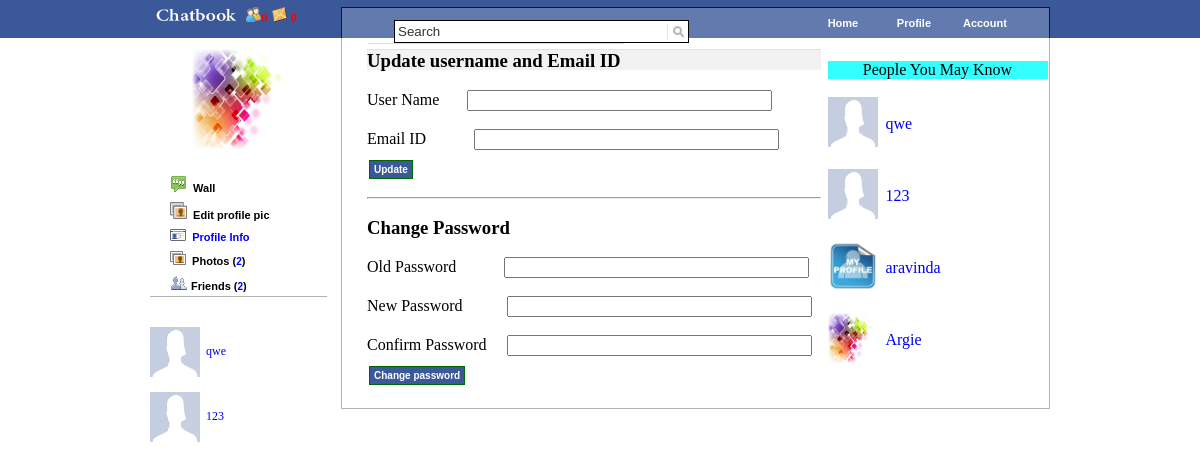
Screenshot of /accountsettings.php (signed in) with the database file from the repository.
### tables this page shows
CREATE TABLE IF NOT EXISTS `friendlist` (
  `friends_id` int(11) NOT NULL AUTO_INCREMENT,
  `firstname` varchar(30) NOT NULL,
  `lastname` varchar(30) NOT NULL,
  `address` varchar(80) NOT NULL,
  `contact_no` int(14) NOT NULL,
  `website` text NOT NULL,
  `gender` varchar(6) NOT NULL,
  `addby` text NOT NULL,
  `status` varchar(30) NOT NULL,
  `location` varchar(100) NOT NULL,
  PRIMARY KEY (`friends_id`)
);

CREATE TABLE IF NOT EXISTS `members` (
  `member_id` int(11) NOT NULL AUTO_INCREMENT,
  `UserName` varchar(10) NOT NULL,
  `Password` varchar(16) NOT NULL,
  `FirstName` varchar(30) NOT NULL,
  `LastName` varchar(30) NOT NULL,
  `Address` varchar(200) NOT NULL,
  `ContactNo` varchar(14) NOT NULL,
  `Url` varchar(100) NOT NULL,
  `Status_ID` int(11) NOT NULL,
  `Birthdate` varchar(20) NOT NULL,
  `Gender` varchar(6) NOT NULL,
  `DateAdded` datetime NOT NULL,
  `Relationship_ID` int(14) NOT NULL,
  `profImage` varchar(100) NOT NULL,
  `curcity` varchar(50) NOT NULL,
  `hometown` varchar(50) NOT NULL,
  `Interested` varchar(30) NOT NULL,
  `language` varchar(30) NOT NULL,
  `college` varchar(100) NOT NULL,
  `highschool` varchar(100) NOT NULL,
  `experiences` varchar(200) NOT NULL,
  `arts` text NOT NULL,
  `aboutme` text NOT NULL,
  `month` varchar(4) NOT NULL,
  `day` varchar(2) NOT NULL,
  `year` varchar(4) NOT NULL,
  PRIMARY KEY (`member_id`)
);

### accountsettings.php (the view, shortened to what this page needs)
<!DOCTYPE html PUBLIC "-//W3C//DTD XHTML 1.0 Transitional//EN" "http://www.w3.org/TR/xhtml1/DTD/xhtml1-transitional.dtd">
<html xmlns="http://www.w3.org/1999/xhtml">
<head>
<link href="format.css" rel="stylesheet" type="text/css" />
</head>
<body>
<div class="main">
   <?php
 include("top.php");
 ?>
  <div class="left">
<?php
 include("profilesidebar.php") ; ?>
  </div>
  <div class="right">
    <div class="rightleft">
      <div class="EDUC">
       <?php
        if(isset($_POST[submit]))
        {
			echo "<h3>User account updated successfully...<br><br>
			<a href='accountsettings.php'>Continue</a>
			</h3>";
		}
		else
		{
			?>
        <form action="" method="post" enctype="multipart/form-data">
  <h3>Update username and Email ID</h3><br />
  <p>
    <label for="name">User Name &nbsp;&nbsp;&nbsp;&nbsp;&nbsp;</label>
    <input name="name" type="text" id="name" size="35" />
  </p>
  <br />
  <p>
    <label for="name2">Email ID &nbsp;&nbsp;&nbsp;&nbsp;&nbsp;&nbsp;&nbsp;&nbsp;&nbsp;&nbsp;</label>
    <input name="name2" type="text" id="name2" size="35" />
  </p>
  <p>
    <input type="submit" name="submit" id="submit" value="Update"  class="greenButton"/>
  </p>
        </form>
        <?php
		}
		?>
        <br />
        <hr /><br />
        <?php
        if(isset($_POST[submit1]))
        {
			echo "<h3>Password updated successfully...<br><br><a href='accountsettings.php'>Continue</a>
			</h3>";
		}
		else
		{
			?>
        <form action="" method="post" enctype="multipart/form-data">
  <h3>Change Password</h3><br />
  <p>Old Password
    <label for="name">&nbsp;&nbsp;&nbsp;&nbsp;&nbsp;&nbsp;&nbsp;&nbsp;&nbsp;&nbsp;</label>
    <input name="name" type="text" id="name" size="35" />
  </p>
  <br />
  <p>New Password
    <label for="name2">&nbsp;&nbsp;&nbsp;&nbsp;&nbsp;&nbsp;&nbsp;&nbsp;&nbsp;</label>
    <input name="name2" type="text" id="name2" size="35" />
  </p><br />
  <p>Confirm Password&nbsp;&nbsp;&nbsp;&nbsp;
    <input name="name3" type="text" id="name3" size="35" />
  </p>
  <p>
    <input type="submit" name="submit1" id="submit1" value="Change password"  class="greenButton"/>
  </p>
        </form>
<?php
		}
		?>
</div>
    </div>
	<div class="rightright">
	  <div class="rightright1">People You May Know</div>
	  <div class="rightright2">
	  <?php
$result = mysql_query("SELECT * FROM members ORDER BY RAND() LIMIT 4");
echo "<br />";
while($row = mysql_fetch_array($result))
  {
  echo '<table width="125" height="50" border="0" cellspacing="0" cellpadding="0" align="center">';
  echo '<tr>';
  echo '<td width="50px" colspan="0" rowspan="3" align="left" valign="top">';
  echo "<img width=50 height=50 alt='Unable to View' src='" . $row["profImage"] . "'>";
  echo '</td>';
  echo '<td height="16">&nbsp;</td>';
  echo '</tr>';
  echo '<tr>';
  echo '<td height="17">';
  echo '<div align="left">';
  echo '<a href=friendsprofile1.php?id=' . $row["member_id"] . '>' . $row['FirstName'] . '</a>';
  echo '</div>';
  echo '</td>';
  echo '</tr>';
  echo '<tr>';
  echo '<td height="16">&nbsp;</td>';
  echo ' </tr>';
  echo '</table>';
  echo '<br>';
  }
?>
	  </div>
	</div>
  </div>
</div>
</body>
</html>

### top.php (shortened to what this page needs)
<div class="lefttop">
  <div class="lefttopleft"><a href="lol.php"><img src="images/logo.jpg" width="94" height="21" /></a></div>
  <div class="lefttoright">
  <a href="confirm.php"><img src="images/Untitled-1.png" width="15" height="15" border="0" /></a><?php
$result = mysql_query("SELECT * FROM friendlist WHERE firstname='".$_SESSION['SESS_FIRST_NAME'] ."' and status='pending' ORDER BY firstname ASC");
	$numberOfRows = MYSQL_NUMROWS($result);
	echo '<font size="2" color="red"><b>' . $numberOfRows . '</b></font>';
	?>
		<a href="unread.php"><img src="images/messages.png" width="15" height="15" border="0" /></a>
		<?php
$result = mysql_query("SELECT * FROM messages WHERE receiver='".$_SESSION['SESS_FIRST_NAME'] ."' and status='pending' ORDER BY receiver ASC");
	$numberOfRows = MYSQL_NUMROWS($result);
	echo '<font size="2" color="red"><b>' . $numberOfRows. '</b></font>';
	?>
  </div>
</div>
	  <div class="righttop1">
<div class="search">
<input type="text" class="search" id="searchbox" />
<div id="display" >
</div>
  </div>
    <div class="nav"><ul id="sddm">
	<li><a href="lol.php" onmouseover="mopen('m3')" onmouseout="mclosetime()">Home</a>
	</li>
	<li><a href="profile.php" onmouseover="mopen('m4')" onmouseout="mclosetime()">Profile</a>
	</li>
	<li><a href="#" onmouseover="mopen('m5')" onmouseout="mclosetime()">Account</a>
	</li>
</ul>
<div style="clear:both"></div></div>
  </div>

### profilesidebar.php (shortened to what this page needs)
    <div class="propic">
      <?php
			echo '<div id="pic">';
			echo "<img width=100 height=100 alt='Unable to View' src='" . $_SESSION['imageko'] . "'>";
			echo '</div>';
?>
    </div>
    <div class="link style1">
	<ul id="sddm1">
	<li><a href="lol.php" onmouseover="mopen('m3')" onmouseout="mclosetime()"><img src="images/wal.png" width="17" height="17" border="0" /> &nbsp;Wall</a>
	</li><br />
   	<li><a href="editpic.php" onmouseover="mopen('m3')" onmouseout="mclosetime()"><img src="images/photos.png" width="17" height="17" border="0" /> &nbsp;Edit profile pic</a>
	</li><br />
	<li><a href="INFO.php" onmouseover="mopen('m4')" onmouseout="mclosetime()"><img src="images/message.png" width="16" height="12" border="0" /> &nbsp;<font color="#0000FF">Profile Info</font></a>
	</li><br />
	<li><a href="photolist.php" onmouseover="mopen('m4')" onmouseout="mclosetime()"><img src="images/photos.png" width="16" height="14" border="0" /> &nbsp;Photos
	(<?php
$result = mysql_query("SELECT * FROM photos WHERE uploadedby='".$_SESSION['SESS_MEMBER_ID'] ."'");
	$numberOfRows = MYSQL_NUMROWS($result);
	echo '<font size="1" color="blue"><b>' . $numberOfRows . '</b></font>';
	?>)
	</a>
	</li><br />
	<li><a href="editfriends.php" onmouseover="mopen('m4')" onmouseout="mclosetime()"><img src="images/friends.png" width="18" height="15" border="0" /> Friends
	(<?php
$result = mysql_query("SELECT * FROM friendlist WHERE addby='".$_SESSION['SESS_FIRST_NAME'] ."' and status='accepted' ORDER BY addby ASC");
	$numberOfRows = MYSQL_NUMROWS($result);
	echo '<font size="1" color="blue"><b>' . $numberOfRows. '</b></font>';
	?>)
	</a>
	</li>
</ul>
	</div>
	<div class="friends">
	<br />
	<?php
$result = mysql_query("SELECT * FROM friendlist WHERE addby='".$_SESSION['SESS_FIRST_NAME'] ."' and status='accepted' ORDER BY RAND() LIMIT 4");
echo "<br />";
while($row = mysql_fetch_array($result))
  {
  echo '<table width="125" height="50" border="0" cellspacing="0" cellpadding="0" align="center">';
  echo '<tr>';
  echo '<td width="50px" colspan="0" rowspan="3" align="left" valign="top">';
  echo "<img width=50 height=50 alt='Unable to View' src='" . $row["location"] . "'>";
  echo '</td>';
  echo '<td height="16">&nbsp;</td>';
  echo '</tr>';
  echo '<tr>';
  echo '<td height="17">';
  echo '<div align="left">';
  echo '<a href=remarks.php?id=' . $row["friends_id"] . '>' . $row['firstname'] . '</a>';
  echo '</div>';
  echo '</td>';
  echo '</tr>';
  echo '<tr>';
  echo '<td height="16">&nbsp;</td>';
  echo ' </tr>';
  echo '</table>';
  echo '<br>';
  }
?>
	</div>

### format.css (style rules this page uses)
.main { width:900px; margin:0 auto; }
.lefttop { width:190px; height:30px; border-style:solid; border-width:thin; border-color:#3300FF; margin:0px 0px 0px 0px; margin-top: 8px; border-right-width: 0px; border-top-width: 0px; border-left-width: 0px; border-bottom-width: 0px; margin-top: -1px; float:left; }
.lefttopleft { width:96px; height:27px; margin:0px 0px 0px 0px; border-top-width: 0px; border-left-width: 0px; border-right-width: 0px; border-bottom-width:opx; margin-top: 5px; float:left; }
.lefttoright { height:27px; margin:0px 0px 0px 0px; border-top-width: 0px; border-left-width: 0px; border-right-width: 0px; border-bottom-width:opx; width: 94px; margin-top: 8px; float:right; }
.righttop1 { width:700px; height:30px; border-style:solid; background-color:#627aad; border-width:thin; border-color:#0000CC; margin:0px 0px 0px 0px; margin-top: 7px; width: 708px; border-left-width: 0px; border-left-width: 1px; width: 707px; border-bottom-width: 0px; float:right; }
.left { width:190px; border-style:solid; border-color:#b3b3b3; border-width:thin; border-color:#3300FF; margin:0px 0px 0px 0px; border-width: 0px; float:left; }
.right { width:707px; border-style:solid; border-width:thin; border-color:#b3b3b3; margin:0px 0px 0px 0px; border-top-width: 0px; float:right; }
.rightleft { border-style:solid; border-width:thin; border-color:#b3b3b3; margin:0px 0px 0px 0px; border-top-width: 0px; border-left-width: 0px; border-bottom-width: 0px; width: 483px; border-right-width: 0px; float:left; }
.rightright { width:223px; margin:23px auto; float:right; }
.rightright1 { width:220px; margin:0px auto; background-color:#33FFFF; text-align:center; }
.rightright2 { width:220px; margin:0px auto; text-align:center; }
.propic { margin:0px 0px 0px 0px; margin-top: 20px; margin-left: 42px; }
.link { margin:0px 0px 0px 0px; font-size:11px; font-family:Calibri; margin-left: 10px; margin-top: 22px; }
.greenButton { width:auto; font-size:10px; margin:10px 0 0 2px; padding:3px 4px 3px 4px; color:white; background-color:#3b5998; outline:none; border:1px solid #006600; font-weight:bold; }
.nav { margin:0px 0px 0px 0px; border-top-width: 0px; margin-top: 5px; float:right; }
#sddm { margin: 0; padding: 0; z-index: 30 }
#sddm li { margin: 0; padding: 0; list-style: none; float: left; font: bold 11px arial }
#sddm li a { display: block; margin: 0 1px 0 0; padding: 4px 10px; width: 50px; background: #627aad; color: #FFF; text-align: center; text-decoration: none }
#sddm1 { margin: 0; padding: 0; z-index: 30 }
#sddm1 li { margin: 0; padding: 0; list-style: none; float: left; font: bold 11px arial }
#sddm1 li a { display: block; margin: 0 1px 0 0; padding: 4px 10px; width: 150px; color:#000000; text-align:left; text-decoration: none; background-color: #FFFFFF; }
.EDUC { border-top-width:2px; border-style:solid; border-color:#e2e2e2; margin:0px 0px 0px 0px; width: 454px; background-color:#f2f2f2; height:20px; margin-left: 27px; margin-top: 11px; font-family:Calibri; border-width: 1px 0px 0px; margin-left: 25px; }
.friends { margin:0px 0px 0px 0px; width:100px; border-style:solid; border-color:#b3b3b3; border-width:thick; font-family:calibri; font-size:12px; width: 177px; height: 69px; border-width: 1px 0px 0px; }
.search { width: 287px; margin-top: 6px; margin-left: 26px; float:left; }

### accountsettings.php (style rules this page uses)
.style1 { font-weight: bold }
a:link { text-decoration: none; }

### top.php (style rules this page uses)
body { font-family:"Lucida Sans"; }
* { margin:0px }
#searchbox { border:solid 1px #000; padding:3px; margin-right: 437px; background-image:url(images/search.jpg); background-position:right; background-repeat:no-repeat; }
#display { display:none; background-color:#627aad; border-left:solid 1px #dedede; border-right:solid 1px #dedede; border-bottom:solid 1px #dedede; overflow:hidden; display: block; margin-right: 438px; width: 254px; }
a:link { text-decoration: none; }

### rows the page displays
friendlist: location (picture), firstname "qwe"
friendlist: location (picture), firstname "123"
members: profImage (picture), FirstName "qwe"
members: profImage (picture), FirstName "123"
members: profImage (picture), FirstName "aravinda"
members: profImage (picture), FirstName "Argie"

### other values shown
$numberOfRows "2"
